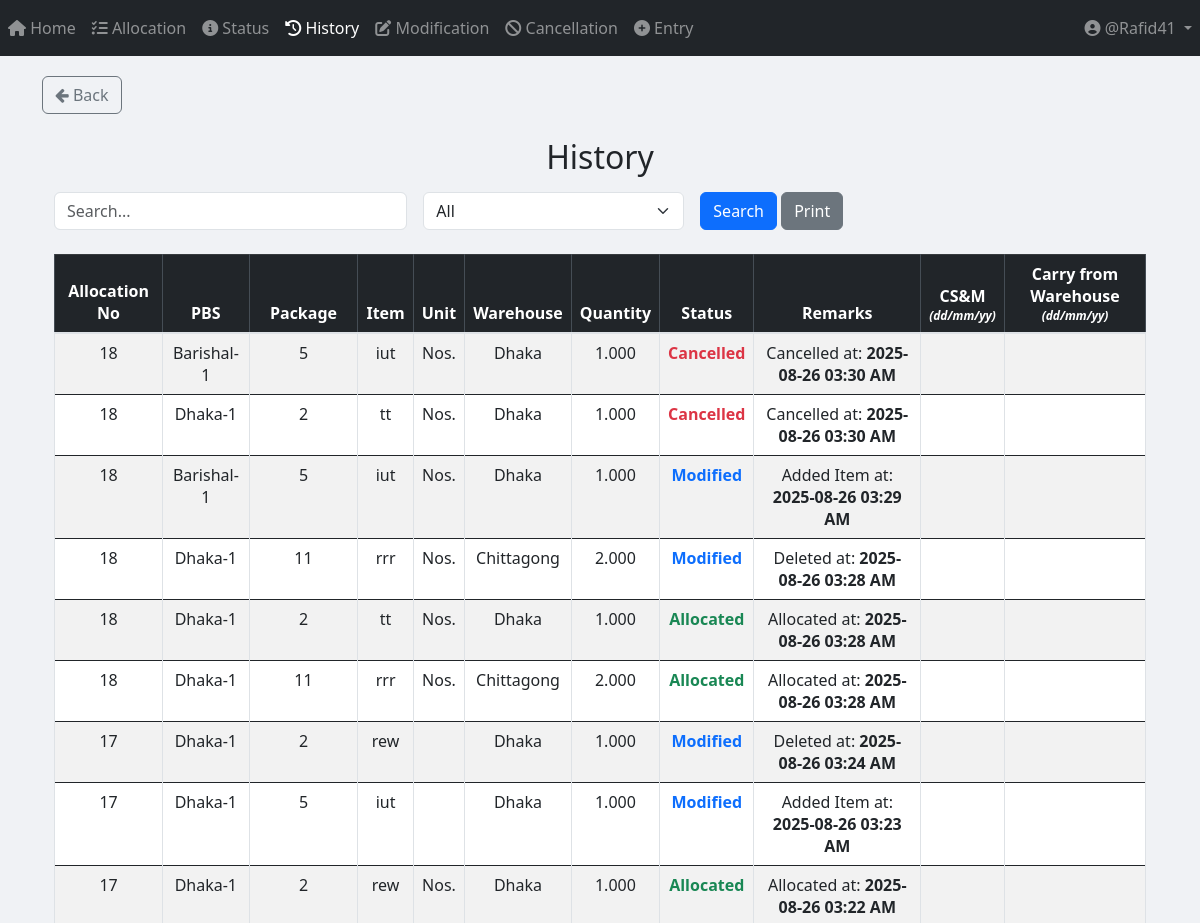
The page /history/ (signed in, upper part) on the database as committed earlier.
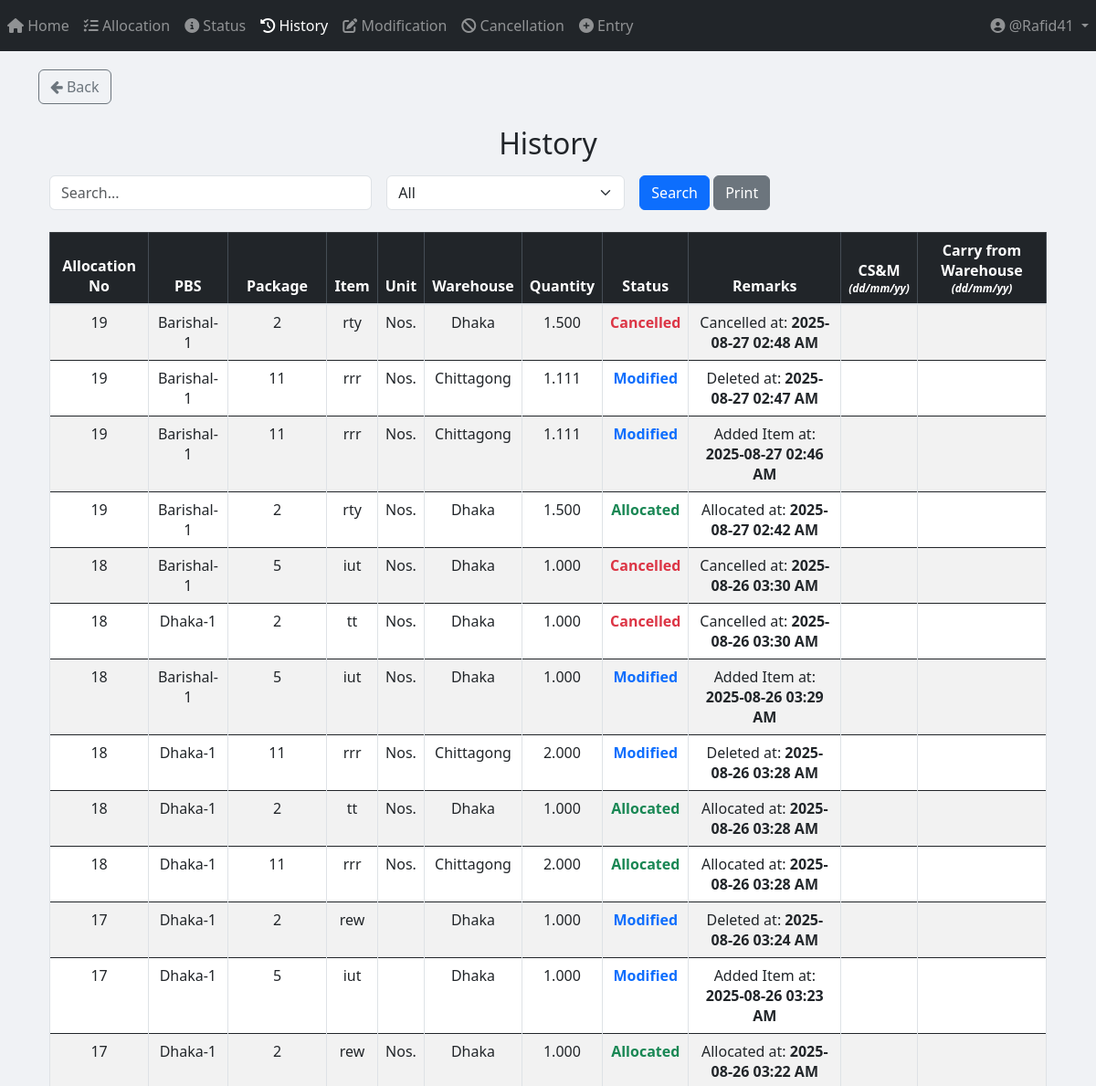
The same page on the database as committed later.
### App_History/models.py (models this page shows, shortened)
class History(models.Model):
    allocation_no = models.IntegerField()
    pbs = models.TextField()
    package = models.TextField()
    item = models.TextField()
    warehouse = models.CharField(max_length=50)
    unit_of_item = models.TextField()
    quantity = models.DecimalField(
        max_digits=20,
        decimal_places=3,
        default=0.00
    )
    price = models.DecimalField(max_digits=15, decimal_places=2)
    created_at = models.DateTimeField(auto_now=True)
    STATUS_CHOICES = [
        ("Pending Approval", "Pending Approval"),
        ("Allocated", "Allocated"),
        ("Cancelled", "Cancelled"),
        ("Modified", "Modified"),
    ]
    status = models.CharField(
        max_length=100, choices=STATUS_CHOICES, default="Allocated"
    )
    remarks = models.TextField(blank=True, null=True)
    CS_and_M = models.DateTimeField(blank=True, null=True)
    carry_from_warehouse = models.DateTimeField(blank=True, null=True)

### App_History/views.py (the view, shortened to what this page needs)
# urls.py: path("history/", include("App_History.urls")),
@login_required
def history(request):
    query = request.GET.get("query", "")
    filter_by = request.GET.get("filter_by", "All")
    date_filter = request.GET.get("date", "")
    date_status = request.GET.get("date_status", "all")  # <-- NEW
    results = History.objects.all().order_by('-created_at')
    if filter_by == "allocation_date":
        if date_filter:
            results = results.filter(created_at__date=date_filter)
        if date_status == "empty":
            results = results.filter(created_at__isnull=True)
    elif filter_by == "cs_and_m_date":
        if date_filter:
            results = results.filter(CS_and_M__date=date_filter)
        if date_status == "empty":
            results = results.filter(CS_and_M__isnull=True)
    elif filter_by == "carry_from_warehouse_date":
        if date_filter:
            results = results.filter(carry_from_warehouse__date=date_filter)
        if date_status == "empty":
            results = results.filter(carry_from_warehouse__isnull=True)
    group = request.user.user_group.user_group_type if hasattr(request.user, "user_group") else ""
    context = {
        "items": results,
        "query": query,
        "filter_by": filter_by,
        "date_filter": date_filter,
        "date_status": date_status,  # <-- Pass to template
        "can_edit_cs": group in ["Editor", "Only_View_History_and_Edit_CS&M_Column"],
        "can_edit_carry": group in ["Editor", "Only_View_History_and_Edit_Carry_From_Warehouse_Column"]
    }
    return render(request, "App_History/view_and_print_history.html", context)

### templates/App_History/view_and_print_history.html (shortened to what this page needs)
{% extends 'base.html' %}
{% load static %}
{% load tz %}
{% block body_block %}
<a href="{% url 'App_Home:home_page' %}" class="btn btn-outline-secondary">
    <i class="fa fa-arrow-left"></i> Back
</a>
<div class="container mt-4">
    <h2 class="text-center mb-3">History</h2>
    <form method="GET" class="row g-3 mb-4">
        <div class="col-md-4">
            <input type="text" name="query" id="searchQuery" class="form-control" placeholder="Search..." value="{{ query }}">
        </div>
        <div class="col-md-3">
            <select name="filter_by" id="filterDropdown" class="form-select" onchange="toggleInputFields()">
                <option value="All" {% if filter_by == "All" %}selected{% endif %}>All</option>
            </select>
        </div>
        <div class="col-md-2">
            <button type="submit" class="btn btn-primary">Search</button>
            <button type="button" class="btn btn-secondary" onclick="printResults()">Print</button>
        </div>
    </form>
    <div id="printableArea" class="table-responsive">
        <table class="table table-bordered table-striped table-hover text-center">
            <thead class="table-dark sticky-top">
                <tr>
                    <th>Allocation No</th>
                    <th>PBS</th>
                    <th>Package</th>
                    <th>Item</th>
                    <th>Unit</th>
                    <th>Warehouse</th>
                    <th>Quantity</th>
                    <th>Status</th>
                    <th>Remarks</th>
                    <th>
                        CS&M<br>
                        <span style="font-size: 0.75em; font-style: italic;">(dd/mm/yy)</span>
                    </th>
                    <th>
                        Carry from Warehouse<br>
                        <span style="font-size: 0.75em; font-style: italic;">(dd/mm/yy)</span>
                    </th>
                </tr>
            </thead>
            <tbody>
                {% if items %}
                    {% for item in items %}
                        <tr>
                            <td>{{ item.allocation_no }}</td>
                            <td>{{ item.pbs }}</td>
                            <td>{{ item.package }}</td>
                            <td>{{ item.item }}</td>
                            <td>{{ item.unit_of_item }}</td>
                            <td>{{ item.warehouse }}</td>
                            <td>{{ item.quantity }}</td>
                            <td class="{% if item.status == 'Allocated' %}text-success{% elif item.status == 'Cancelled' %}text-danger{% elif item.status == 'Modified' %}text-primary{% endif %}">
                                <strong>{{ item.status }}</strong>
                            </td>
                            <td>{{ item.remarks|safe }}</td>
                            <td class="date-cell">
                            </td>
                            <td class="date-cell">
                            </td>
                        </tr>
                    {% endfor %}
                {% else %}
                    <tr>
                        <td colspan="10" class="text-center text-danger">No matching data found</td>
                    </tr>
                {% endif %}
            </tbody>
        </table>
    </div>
</div>
{% endblock %}

Rows that differ between the two databases and show on the page:
added History: allocation_no "19", pbs "Barishal-1", package "2", item "rty", unit_of_item "Nos.", warehouse "Dhaka", quantity "1.500", status "Cancelled", remarks "Cancelled at: 2025-08-27 02:48 AM"
added History: allocation_no "19", pbs "Barishal-1", package "11", item "rrr", unit_of_item "Nos.", warehouse "Chittagong", quantity "1.111", status "Modified", remarks "Deleted at: 2025-08-27 02:47 AM"
added History: allocation_no "19", pbs "Barishal-1", package "11", item "rrr", unit_of_item "Nos.", warehouse "Chittagong", quantity "1.111", status "Modified", remarks "Added Item at: 2025-08-27 02:46 AM"
added History: allocation_no "19", pbs "Barishal-1", package "2", item "rty", unit_of_item "Nos.", warehouse "Dhaka", quantity "1.500", status "Allocated", remarks "Allocated at: 2025-08-27 02:42 AM"
